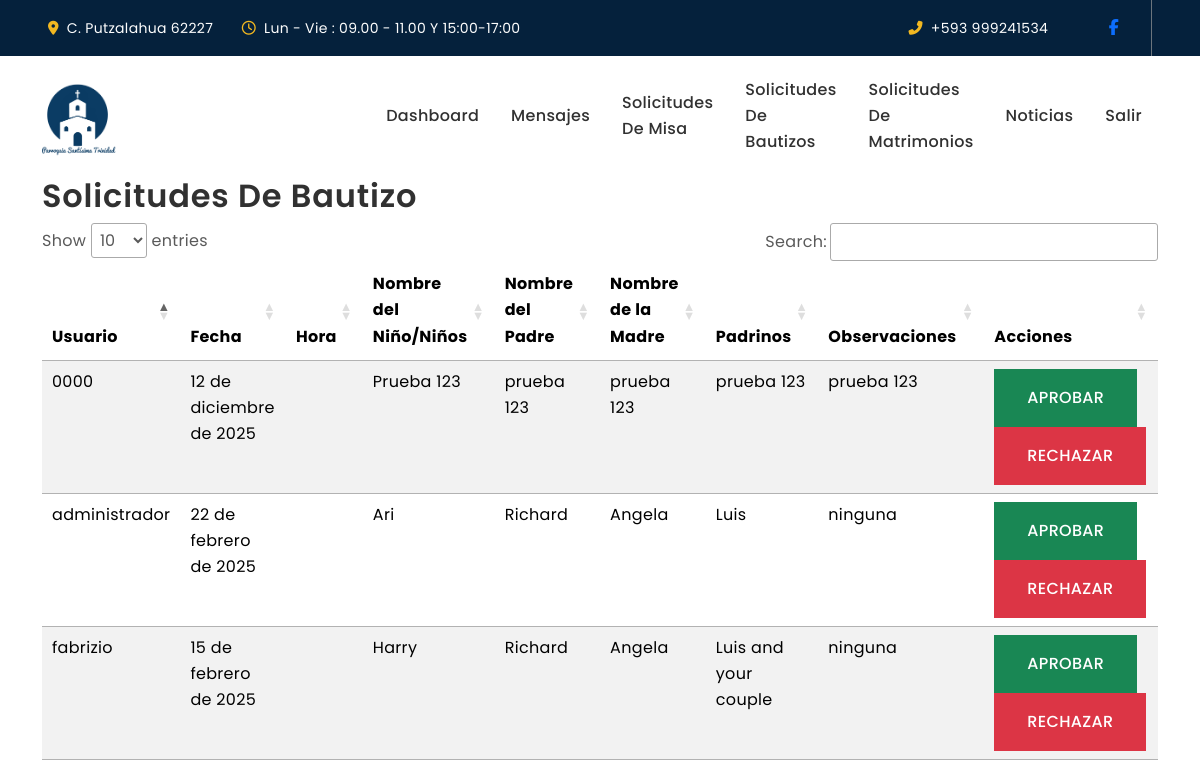
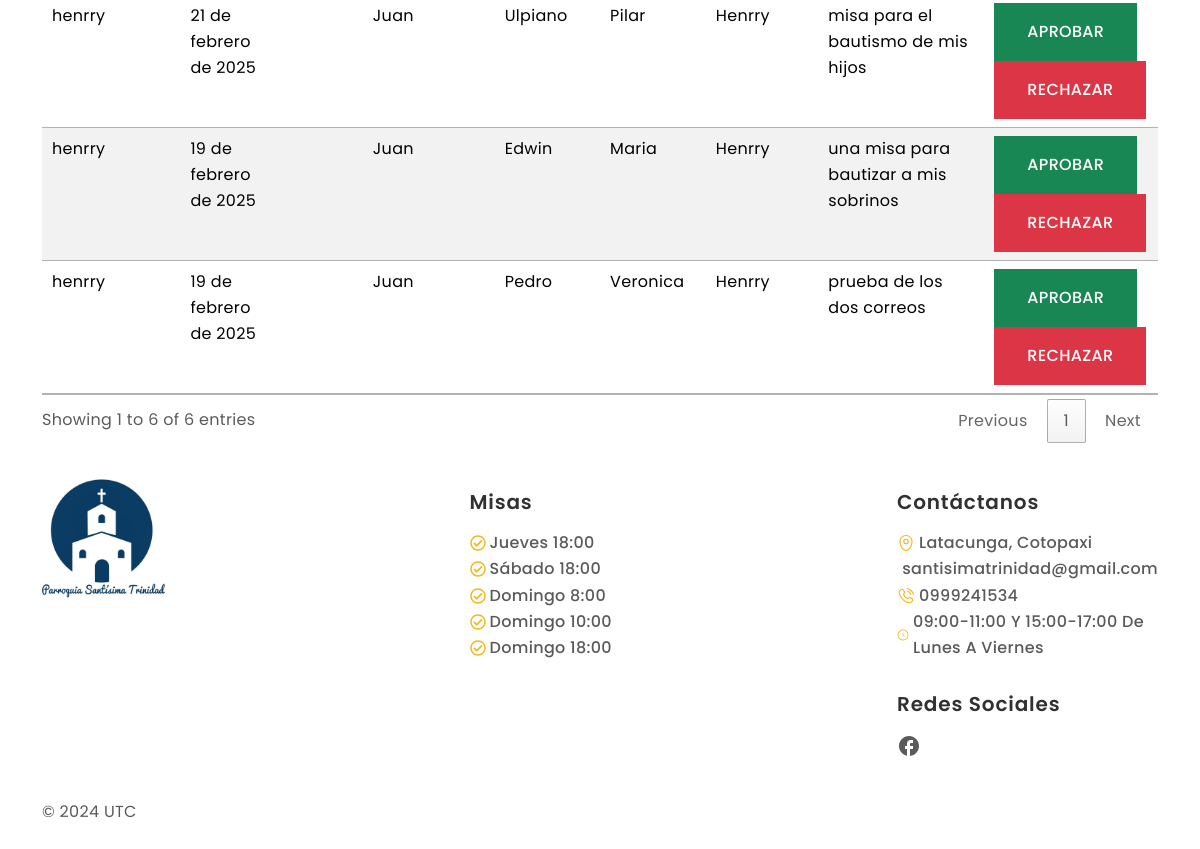
Page /ver-solicitudes-bautizos/ (signed in) on the earlier database version (2 pictures, top to bottom).
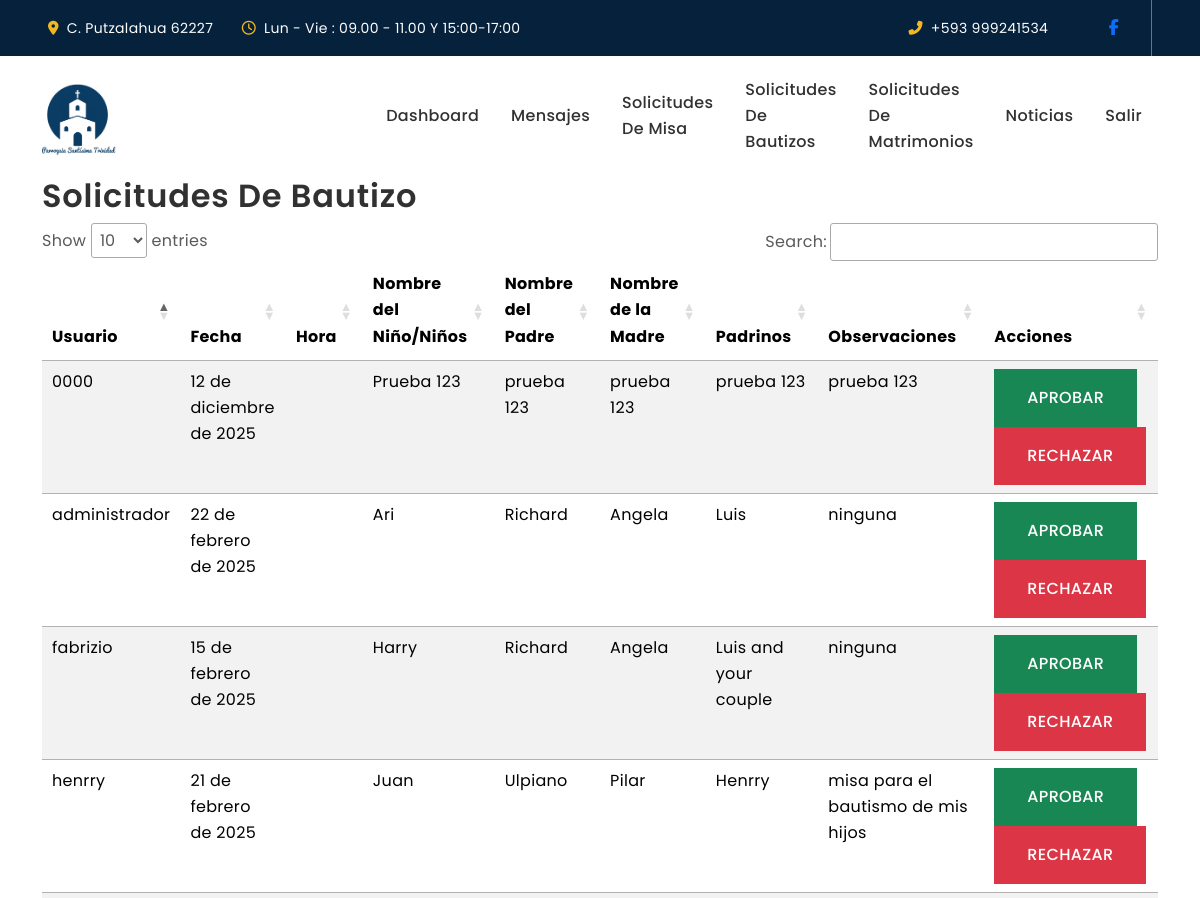
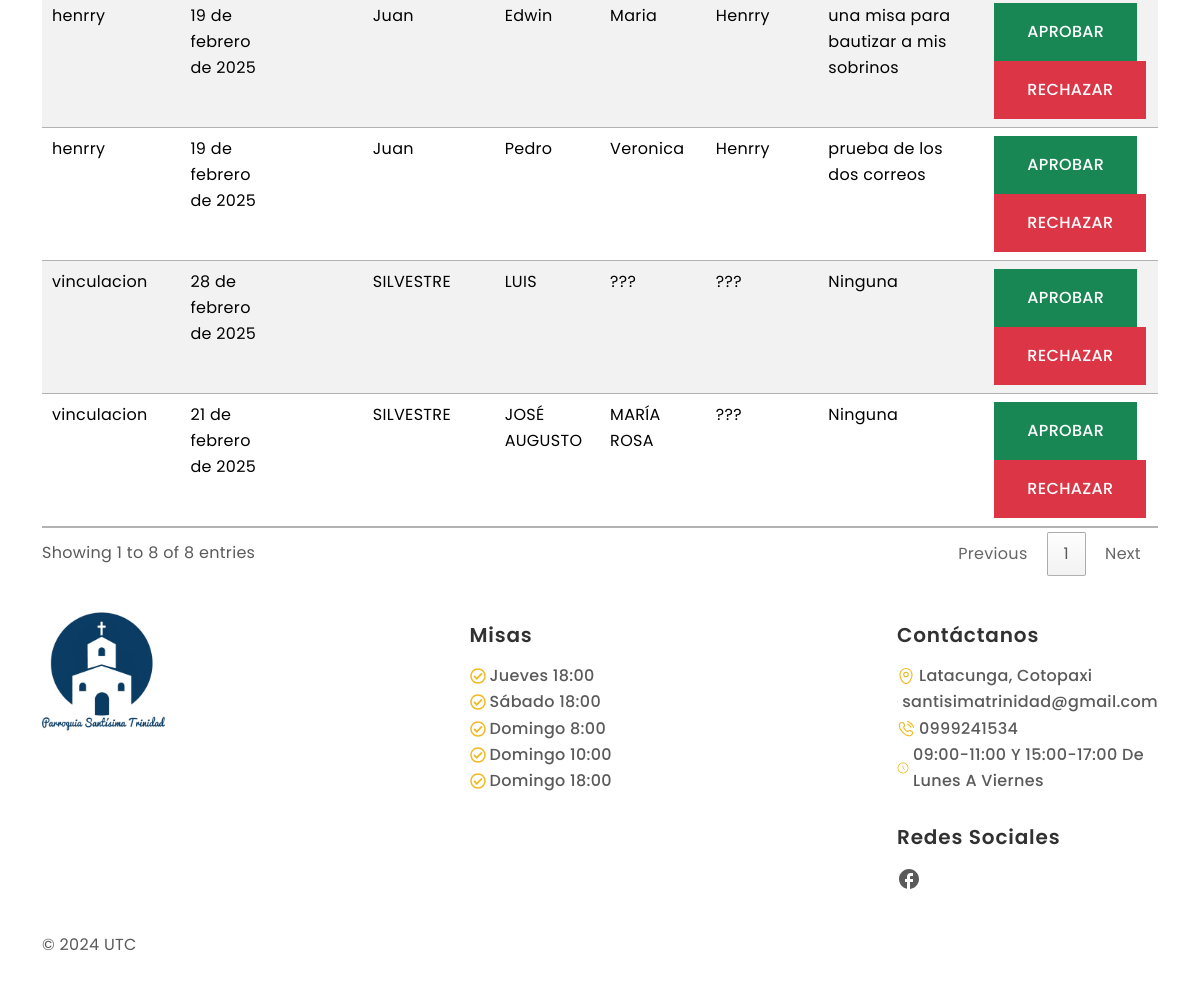
Same page on the later database version (2 pictures, top to bottom).
### Apps/web/models.py (models this page shows, shortened)
class Bautizo(models.Model):
    usuario = models.ForeignKey(User, on_delete=models.CASCADE)
    fecha = models.DateField()
    nombre_nino = models.CharField(max_length=200, verbose_name='Nombre del Niño/Niños')
    nombre_padre = models.CharField(max_length=200, verbose_name='Nombre del Padre')
    nombre_madre = models.CharField(max_length=200, verbose_name='Nombre de la Madre')
    padrinos = models.CharField(max_length=200)
    observaciones = models.TextField(blank=True, null=True)

### Apps/web/views.py (the view)
# urls.py: path('ver-solicitudes-bautizos/', views.ver_solicitudes_bautizos, name='ver_solicitudes_bautizos'),
@login_required(login_url='/login/')
@staff_member_required(login_url='/login/')
def ver_solicitudes_bautizos(request):
    bautizos = Bautizo.objects.all()
    return render(request, 'ver_solicitudes_bautizos.html', {'bautizos': bautizos})

### Apps/web/templates/ver_solicitudes_bautizos.html
{% extends 'base.html' %}
{% block body %}
<div class="container">
    <h2>Solicitudes de Bautizo</h2>
    <table class="table table-striped jquery" id="tbl_bautizos">
        <thead>
            <tr>
                <th>Usuario</th>
                <th>Fecha</th>
                <th>Hora</th>
                <th>Nombre del Niño/Niños</th>
                <th>Nombre del Padre</th>
                <th>Nombre de la Madre</th>
                <th>Padrinos</th>
                <th>Observaciones</th>
                <th>Acciones</th>
            </tr>
        </thead>
        <tbody>
            {% for bautizo in bautizos %}
            <tr>
                <td>{{ bautizo.usuario.username }}</td>
                <td>{{ bautizo.fecha }}</td>
                <td>{{ bautizo.hora }}</td>
                <td>{{ bautizo.nombre_nino }}</td>
                <td>{{ bautizo.nombre_padre }}</td>
                <td>{{ bautizo.nombre_madre }}</td>
                <td>{{ bautizo.padrinos }}</td>
                <td>{{ bautizo.observaciones }}</td>
                <td>
                    <a href="{% url 'aprobar_solicitud_bautizo' bautizo.id %}" class="btn btn-success btn-sm">
                        Aprobar
                    </a>
                    <a href="{% url 'rechazar_solicitud_bautizo' bautizo.id %}" class="btn btn-danger btn-sm">
                        Rechazar
                    </a>
                </td>
            </tr>
            {% endfor %}
        </tbody>
    </table>
</div>
{% endblock %}

Differences in the rows shown:
added Bautizo: usuario.username "vinculacion", fecha "28 de febrero de 2025", nombre_nino "SILVESTRE", nombre_padre "LUIS", nombre_madre "???", padrinos "???", observaciones "Ninguna"
added Bautizo: usuario.username "vinculacion", fecha "21 de febrero de 2025", nombre_nino "SILVESTRE", nombre_padre "JOSÉ AUGUSTO", nombre_madre "MARÍA ROSA", padrinos "???", observaciones "Ninguna"
Other differences:
text written by a page script: "Show entries Search: Showing 1 to 6 of 6 entries Previous 1 Next" → "Show entries Search: Showing 1 to 8 of 8 entries Previous 1 Next"
